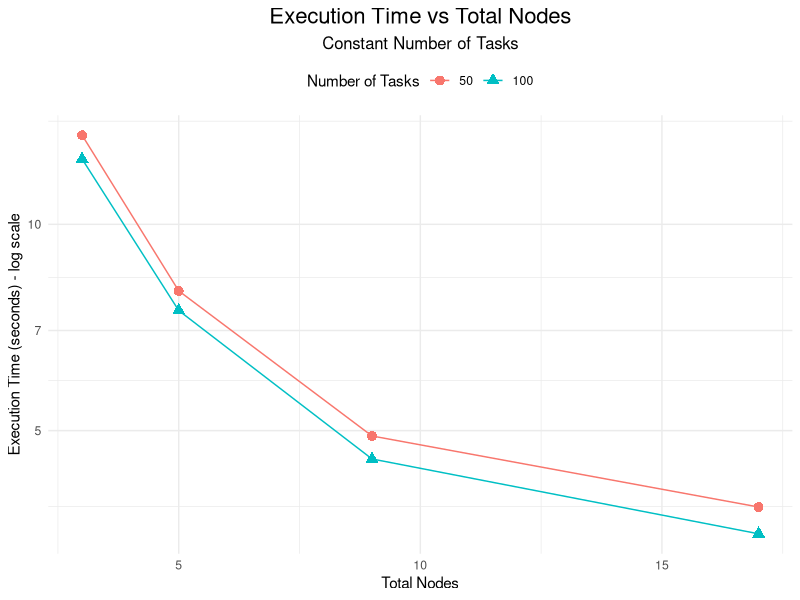

Recreate this plot in R.
library(ggplot2)

data <- data.frame(
  TotNodes = c(3, 5, 9, 17, 3, 5, 9, 17),
  ExecTime = c(13.492113, 7.996458, 4.910835, 3.868155, 
               12.454589, 7.485736, 4.545795, 3.535298),
  NTasks = factor(rep(c(50, 100), each = 4))
)

ggplot(data, aes(x = TotNodes, y = ExecTime, color = NTasks, shape = NTasks)) +
  geom_line() +
  geom_point(size = 3) +
  scale_y_log10() +  
  labs(
    title = "Execution Time vs Total Nodes",
    subtitle = "Constant Number of Tasks",
    x = "Total Nodes",
    y = "Execution Time (seconds) - log scale",
    color = "Number of Tasks",
    shape = "Number of Tasks"
  ) +
  theme_minimal() +
  theme(
    plot.title = element_text(hjust = 0.5, size = 16),
    plot.subtitle = element_text(hjust = 0.5, size = 12),
    legend.position = "top"
  )
